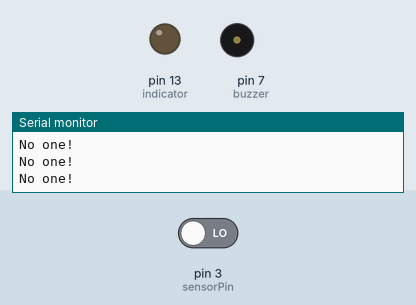
This sketch was run on a simulated Arduino Uno, built with avr-gcc and run on an emulated ATmega328P. On the bench: output pins drawn as LEDs (lit = HIGH), buzzer (waves = sounding, pin HIGH), the last lines printed to the serial monitor. The inputs (shaded band) are chosen by the test bench; at power-on: pin 3 (sensorPin) LOW.

Above: at 1.8 s.
1.9 s: pin 3 (sensorPin) driven HIGH
At 2.5 s:
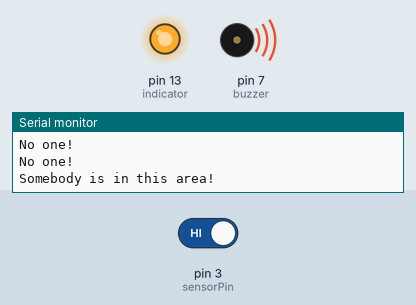
3.5 s: pin 3 (sensorPin) driven LOW
At 4.9 s:
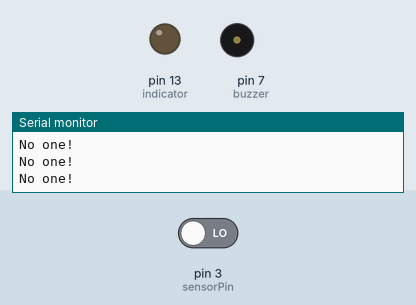
Timing chart, 0 to 6.5 s (numbered marks = the images above; inputs shaded):
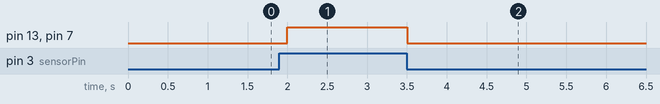

The sketch:

buzzer_sensor.ino
```cpp
int buzzer = 7;
byte sensorPin = 3;
byte indicator = 13;
void setup()
{
  pinMode(buzzer, OUTPUT);
  pinMode(sensorPin, INPUT);
  pinMode(indicator, OUTPUT);
  Serial.begin(9600);
}

void loop()
{
  byte state = digitalRead(sensorPin);
  digitalWrite(indicator, state);
  if (state == 1)
  {
    digitalWrite(buzzer, HIGH);
    Serial.println("Somebody is in this area!");
  }
  else if (state == 0)
  {
    digitalWrite(buzzer, LOW);
    Serial.println("No one!");
  }
  delay(500);
}
```

Measured:
- after the input at 1.9 s, pin 13 (indicator), pin 7 (buzzer): LOW → HIGH after 0.10 s
- after the input at 3.5 s, pin 13 (indicator), pin 7 (buzzer): HIGH → LOW at once
